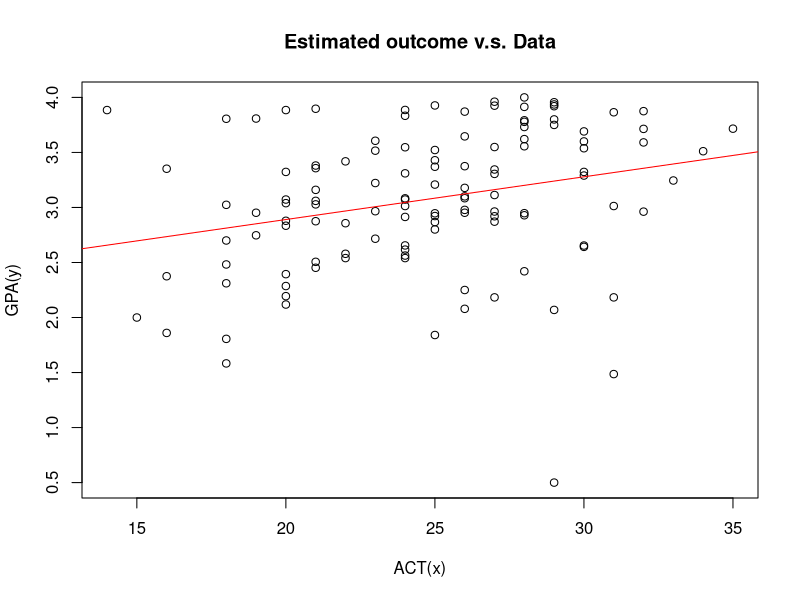
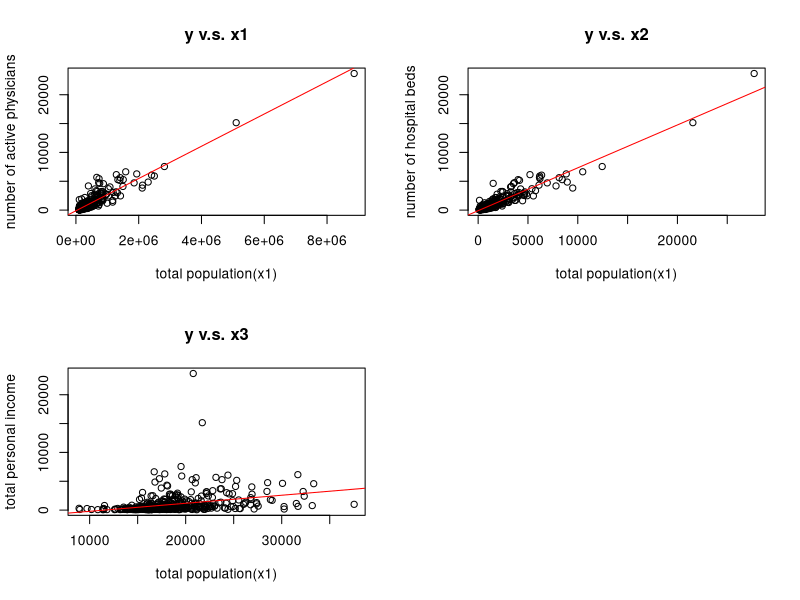
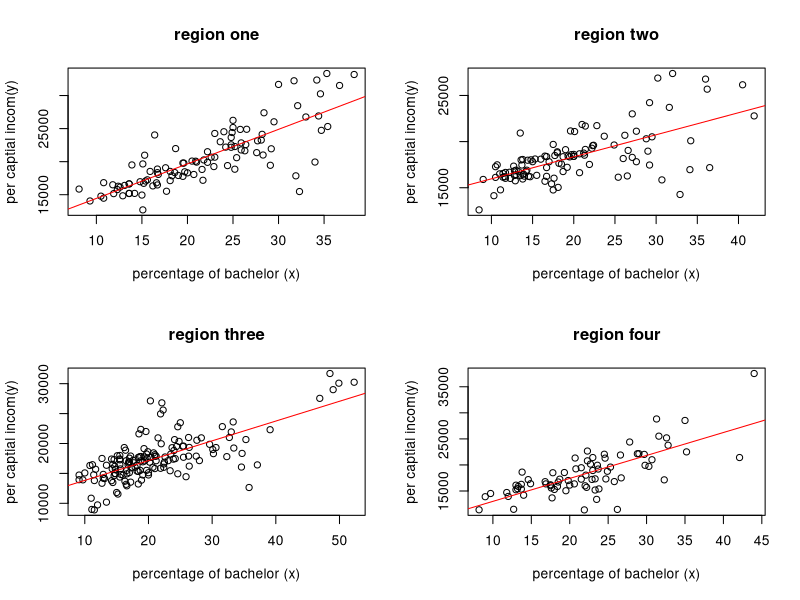

Recreate these plots in R, in order.
## ---- chunk 1
knitr::opts_chunk$set(echo = TRUE)
## ---- chunk 2
## import the data
setwd("C:/Users/cheny/Desktop")
data_19 <- read.table('19.txt',header = FALSE, col.names = c('GPA','ACT'))
head(data_19,nwe = 10)
## regression
reg_19 <- lm(data_19$GPA ~ data_19$ACT)
reg_19
## ---- chunk 3

plot(data_19$GPA ~ data_19$ACT, main = "Estimated outcome v.s. Data", xlab = "ACT(x)", ylab = "GPA(y)", 
    col = "black")
abline(reg_19, col = "red")
## ---- chunk 4
Y = reg_19$coefficients[[2]] * 30 + reg_19$coefficients[[1]]
Y
## ---- chunk 5
## import the data
setwd("C:/Users/cheny/Desktop")
data_43 <- read.table('43.txt',header = FALSE)
head(data_43,n = 10)
reg_43_1 <- lm(data_43$V8 ~ data_43$V5)
reg_43_1
reg_43_2 <- lm(data_43$V8 ~ data_43$V9)
reg_43_2
reg_43_3 <- lm(data_43$V8 ~ data_43$V15)
reg_43_3
## ---- chunk 6
par(mfrow=c(2,2))
plot(data_43$V8 ~ data_43$V5, main = "y v.s. x1", xlab = "total population(x1)", ylab = "number of active physicians", 
    col = "black")
abline(reg_43_1, col = "red")

plot(data_43$V8 ~ data_43$V9, main = "y v.s. x2", xlab = "total population(x1)", ylab = "number of hospital beds", 
    col = "black")
abline(reg_43_2, col = "red")

plot(data_43$V8 ~ data_43$V15, main = "y v.s. x3", xlab = "total population(x1)", ylab = "total personal income", 
    col = "black")
abline(reg_43_3, col = "red")
## ---- chunk 7
mse1 <- sum(reg_43_1$residuals^2)/(length(reg_43_1$residuals)-2)
mse2 <- sum(reg_43_2$residuals^2)/(length(reg_43_2$residuals)-2)
mse3 <- sum(reg_43_3$residuals^2)/(length(reg_43_3$residuals)-2)
result <- c(mse1,mse2,mse3)
result
## ---- chunk 8
library(dplyr)
region_1 <- filter(data_43,V17 == 1) %>% select(c(V15,V12))
region_2 <- filter(data_43,V17 == 2) %>% select(c(V15,V12))
region_3 <- filter(data_43,V17 == 3) %>% select(c(V15,V12))
region_4 <- filter(data_43,V17 == 4) %>% select(c(V15,V12))
reg_44_1 <- lm(region_1$V15 ~ region_1$V12)
reg_44_2 <- lm(region_2$V15 ~ region_2$V12)
reg_44_3 <- lm(region_3$V15 ~ region_3$V12)
reg_44_4 <- lm(region_4$V15 ~ region_4$V12)
reg_44_1
reg_44_2
reg_44_3
reg_44_4
## ---- chunk 9
par(mfrow=c(2,2))
plot(region_1$V15 ~ region_1$V12, main = "region one", xlab = "percentage of bachelor (x)", ylab = "per captial incom(y)", 
    col = "black")
abline(reg_44_1, col = "red")

plot(region_2$V15 ~ region_2$V12, main = "region two", xlab = "percentage of bachelor (x)", ylab = "per captial incom(y)", 
    col = "black")
abline(reg_44_2, col = "red")

plot(region_3$V15 ~ region_3$V12, main = "region three", xlab = "percentage of bachelor (x)", ylab = "per captial incom(y)", 
    col = "black")
abline(reg_44_3, col = "red")

plot(region_4$V15 ~ region_4$V12, main = "region four", xlab = "percentage of bachelor (x)", ylab = "per captial incom(y)", 
    col = "black")
abline(reg_44_4, col = "red")

## ---- chunk 10
mse44_1 <- sum(reg_44_1$residuals^2)/(length(reg_44_1$residuals)-2)
mse44_2 <- sum(reg_44_2$residuals^2)/(length(reg_44_2$residuals)-2)
mse44_3 <- sum(reg_44_3$residuals^2)/(length(reg_44_3$residuals)-2)
mse44_4 <- sum(reg_44_4$residuals^2)/(length(reg_44_4$residuals)-2)
result <- c(mse44_1,mse44_2,mse44_3,mse44_4)
result
